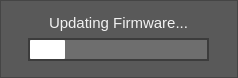
<?xml version="1.0" encoding="UTF-8"?>
<ui version="4.0">
 <class>FwProgressForm</class>
 <widget class="QWidget" name="FwProgressForm">
  <property name="geometry">
   <rect>
    <x>0</x>
    <y>0</y>
    <width>238</width>
    <height>78</height>
   </rect>
  </property>
  <property name="windowTitle">
   <string>Form</string>
  </property>
  <property name="styleSheet">
   <string notr="true">QWidget
{
	background: rgb(89, 89, 89);
}

/*-------QLabel-------*/
QLabel
{
	color: rgb(245, 245, 245);
}

/*----------- QToolButton ------------*/
QToolButton
{
	background: rgb(40, 40, 40);
	color: white;
	border: 2px solid rgb(245, 245, 245);
	font: 9pt &quot;Futura-Normal&quot;;
	padding: 0,1,0,0;
}

QToolButton:pressed
{
	background: rgb(245, 245, 245);
	color: black;
	border: 2px solid rgb(245, 245, 245);
	font: 9pt &quot;Futura-Normal&quot;;
	padding: 0, 1, 0, 0;
}

   
/*---------- QProgress Bar ---------*/
QProgressBar 
{
border: 2px solid rgb(60, 60, 60);
padding: 0px;
background: rgb(110,110,110);
 }

QProgressBar::chunk
{
background-color: white;
border-radius: 1px;
}

</string>
  </property>
  <widget class="QFrame" name="warningFrame">
   <property name="geometry">
    <rect>
     <x>0</x>
     <y>0</y>
     <width>238</width>
     <height>78</height>
    </rect>
   </property>
   <property name="focusPolicy">
    <enum>Qt::NoFocus</enum>
   </property>
   <property name="styleSheet">
    <string notr="true"/>
   </property>
   <property name="frameShape">
    <enum>QFrame::StyledPanel</enum>
   </property>
   <property name="frameShadow">
    <enum>QFrame::Raised</enum>
   </property>
   <widget class="QFrame" name="warningSubFrame">
    <property name="geometry">
     <rect>
      <x>8</x>
      <y>8</y>
      <width>221</width>
      <height>61</height>
     </rect>
    </property>
    <property name="focusPolicy">
     <enum>Qt::NoFocus</enum>
    </property>
    <property name="styleSheet">
     <string notr="true">QFrame 
{
	background: none;
	border:none;
	font: 10pt &quot;Futura-Normal&quot;;
	color: rgb(242, 242, 242);
}
</string>
    </property>
    <property name="frameShape">
     <enum>QFrame::StyledPanel</enum>
    </property>
    <property name="frameShadow">
     <enum>QFrame::Raised</enum>
    </property>
    <widget class="QLabel" name="found">
     <property name="geometry">
      <rect>
       <x>0</x>
       <y>-1</y>
       <width>221</width>
       <height>31</height>
      </rect>
     </property>
     <property name="focusPolicy">
      <enum>Qt::NoFocus</enum>
     </property>
     <property name="styleSheet">
      <string notr="true">font: 11pt;</string>
     </property>
     <property name="text">
      <string>Updating Firmware...</string>
     </property>
     <property name="alignment">
      <set>Qt::AlignCenter</set>
     </property>
    </widget>
    <widget class="QProgressBar" name="progressBar">
     <property name="geometry">
      <rect>
       <x>20</x>
       <y>30</y>
       <width>181</width>
       <height>23</height>
      </rect>
     </property>
     <property name="focusPolicy">
      <enum>Qt::NoFocus</enum>
     </property>
     <property name="styleSheet">
      <string notr="true"/>
     </property>
     <property name="value">
      <number>20</number>
     </property>
     <property name="alignment">
      <set>Qt::AlignCenter</set>
     </property>
     <property name="textVisible">
      <bool>false</bool>
     </property>
    </widget>
    <widget class="QLabel" name="label">
     <property name="geometry">
      <rect>
       <x>20</x>
       <y>30</y>
       <width>181</width>
       <height>23</height>
      </rect>
     </property>
     <property name="text">
      <string/>
     </property>
     <property name="alignment">
      <set>Qt::AlignCenter</set>
     </property>
    </widget>
   </widget>
  </widget>
 </widget>
 <resources/>
 <connections/>
</ui>
